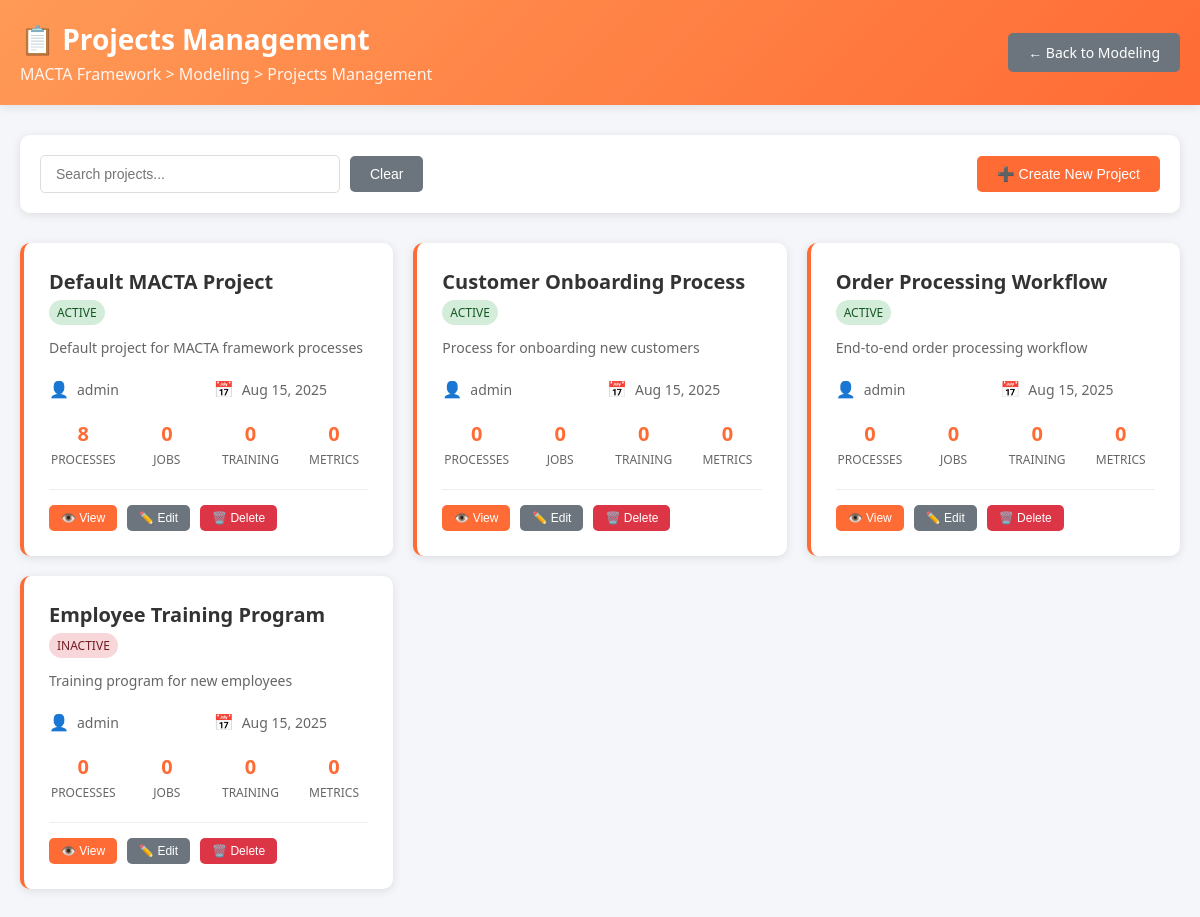
/modules/M/projects.php, run on an earlier commit of the app's database.
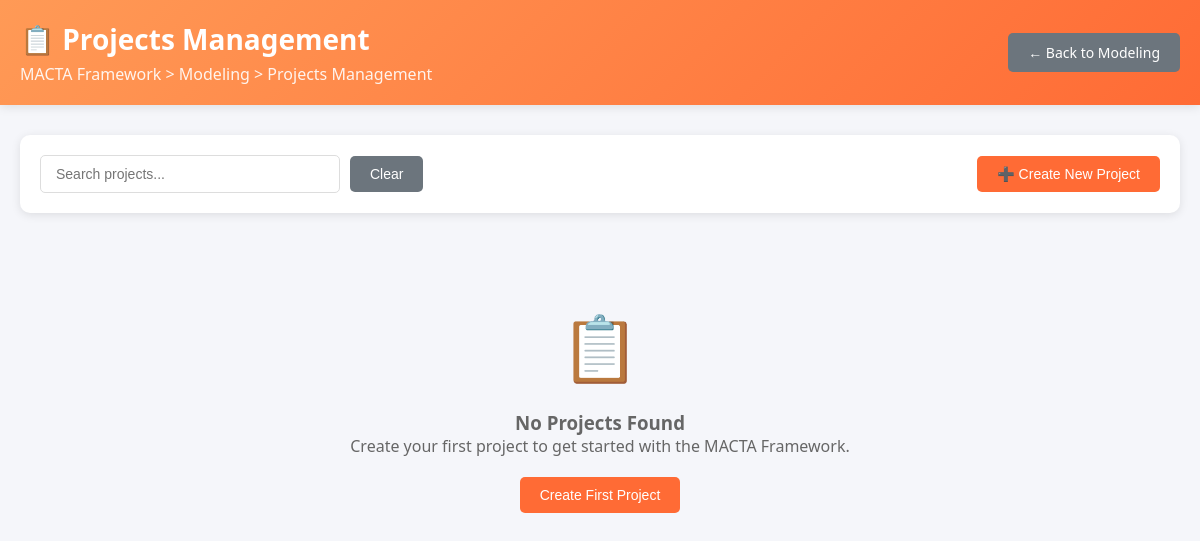
And on a later commit of the database.
### tables this page shows
CREATE TABLE `projects` (
  `id` int NOT NULL,
  `name` varchar(100) NOT NULL,
  `description` text,
  `client_id` int DEFAULT NULL,
  `status` enum('active','inactive','completed') DEFAULT 'active',
  `created_at` timestamp NULL DEFAULT CURRENT_TIMESTAMP,
  `updated_at` timestamp NULL DEFAULT CURRENT_TIMESTAMP ON UPDATE CURRENT_TIMESTAMP
);

CREATE TABLE `users` (
  `id` int NOT NULL,
  `username` varchar(50) NOT NULL,
  `email` varchar(100) NOT NULL,
  `password` varchar(255) NOT NULL,
  `role` enum('admin','user','client') DEFAULT 'user',
  `created_at` timestamp NULL DEFAULT CURRENT_TIMESTAMP,
  `updated_at` timestamp NULL DEFAULT CURRENT_TIMESTAMP ON UPDATE CURRENT_TIMESTAMP
);

### modules/M/projects.php (the view, shortened to what this page needs)
<?php
$db = new Database();
$conn = $db->getConnection();
try {
    $stmt = $conn->prepare("
        SELECT p.*, u.username as client_name,
               (SELECT COUNT(*) FROM process_models pm WHERE pm.project_id = p.id) as process_count,
               (SELECT COUNT(*) FROM job_descriptions jd WHERE jd.project_id = p.id) as job_count,
               (SELECT COUNT(*) FROM training_programs tp WHERE tp.project_id = p.id) as training_count,
               (SELECT COUNT(*) FROM metrics m WHERE m.project_id = p.id) as metrics_count
        FROM projects p
        LEFT JOIN users u ON p.client_id = u.id
        ORDER BY p.updated_at DESC, p.created_at DESC
    ");
    $stmt->execute();
    $projects = $stmt->fetchAll(PDO::FETCH_ASSOC);
} catch (PDOException $e) {
    error_log("Error loading projects: " . $e->getMessage());
    $projects = [];
}
?>
<!DOCTYPE html>
<html lang="en">
<head>
</head>
<body>
    <div class="header">
        <div class="header-content">
            <div>
                <h1>📋 Projects Management</h1>
                <div class="breadcrumb">
                    <a href="../../index.php">MACTA Framework</a> >
                    <a href="index.php">Modeling</a> >
                    Projects Management
                </div>
            </div>
            <a href="index.php" class="btn btn-secondary">← Back to Modeling</a>
        </div>
    </div>
    <div class="container">
        <div class="toolbar">
            <div class="search-box">
                <input type="text" id="searchInput" placeholder="Search projects..." onkeyup="filterProjects()">
                <button class="btn btn-secondary" onclick="clearSearch()">Clear</button>
            </div>
            <button class="btn" onclick="openCreateModal()">
                ➕ Create New Project
            </button>
        </div>
        <div class="projects-grid" id="projectsGrid">
            <?php if (empty($projects)): ?>
                <div class="empty-state" style="grid-column: 1 / -1;">
                    <div class="empty-state-icon">📋</div>
                    <h3>No Projects Found</h3>
                    <p>Create your first project to get started with the MACTA Framework.</p>
                    <button class="btn" onclick="openCreateModal()" style="margin-top: 20px;">
                        Create First Project
                    </button>
                </div>
            <?php else: ?>
                <?php foreach ($projects as $project): ?>
                    <div class="project-card" data-project-name="<?php echo strtolower($project['name']); ?>">
                        <div class="project-header">
                            <div>
                                <div class="project-title"><?php echo htmlspecialchars($project['name']); ?></div>
                                <span class="project-status status-<?php echo $project['status']; ?>">
                                    <?php echo ucfirst($project['status']); ?>
                                </span>
                            </div>
                        </div>
                        <div class="project-description">
                            <?php echo htmlspecialchars($project['description'] ?: 'No description provided'); ?>
                        </div>
                        <div class="project-meta">
                            <div class="meta-item">
                                <span class="meta-icon">👤</span>
                                <span><?php echo htmlspecialchars($project['client_name'] ?: 'No client'); ?></span>
                            </div>
                            <div class="meta-item">
                                <span class="meta-icon">📅</span>
                                <span><?php echo date('M d, Y', strtotime($project['created_at'])); ?></span>
                            </div>
                        </div>
                        <div class="project-stats">
                            <div class="stat-item">
                                <span class="stat-number"><?php echo $project['process_count']; ?></span>
                                <span class="stat-label">Processes</span>
                            </div>
                            <div class="stat-item">
                                <span class="stat-number"><?php echo $project['job_count']; ?></span>
                                <span class="stat-label">Jobs</span>
                            </div>
                            <div class="stat-item">
                                <span class="stat-number"><?php echo $project['training_count']; ?></span>
                                <span class="stat-label">Training</span>
                            </div>
                            <div class="stat-item">
                                <span class="stat-number"><?php echo $project['metrics_count']; ?></span>
                                <span class="stat-label">Metrics</span>
                            </div>
                        </div>
                        <div class="project-actions">
                            <button class="btn btn-sm" onclick="viewProject(<?php echo $project['id']; ?>)">
                                👁️ View
                            </button>
                            <button class="btn btn-secondary btn-sm" onclick="editProject(<?php echo $project['id']; ?>)">
                                ✏️ Edit
                            </button>
                            <button class="btn btn-danger btn-sm" onclick="deleteProject(<?php echo $project['id']; ?>)">
                                🗑️ Delete
                            </button>
                        </div>
                    </div>
                <?php endforeach; ?>
            <?php endif; ?>
        </div>
    </div>
</body>
</html>

### modules/M/projects.php (style rules this page uses)
* { margin: 0; padding: 0; box-sizing: border-box; }
body { font-family: 'Segoe UI', Tahoma, Geneva, Verdana, sans-serif; background: #f5f6fa; min-height: 100vh; }
.header { background: linear-gradient(135deg, #ff9a56 0%, #ff6b35 100%); color: white; padding: 20px; box-shadow: 0 2px 10px rgba(0,0,0,0.1); }
.header-content { max-width: 1200px; margin: 0 auto; display: flex; justify-content: space-between; align-items: center; }
.header h1 { font-size: 28px; font-weight: bold; }
.breadcrumb { opacity: 0.9; margin-top: 5px; }
.breadcrumb a { color: white; text-decoration: none; }
.container { max-width: 1200px; margin: 0 auto; padding: 30px 20px; }
.toolbar { background: white; padding: 20px; border-radius: 10px; box-shadow: 0 2px 10px rgba(0,0,0,0.1); margin-bottom: 30px; display: flex; justify-content: space-between; align-items: center; }
.search-box { display: flex; gap: 10px; align-items: center; }
.search-box input { padding: 10px 15px; border: 1px solid #ddd; border-radius: 5px; font-size: 14px; width: 300px; }
.btn { background: #ff6b35; color: white; border: none; padding: 10px 20px; border-radius: 5px; cursor: pointer; font-weight: 500; font-size: 14px; transition: all 0.3s ease; text-decoration: none; display: inline-flex; align-items: center; gap: 8px; }
.btn-secondary { background: #6c757d; }
.projects-grid { display: grid; grid-template-columns: repeat(auto-fill, minmax(350px, 1fr)); gap: 20px; margin-bottom: 30px; }
.empty-state { text-align: center; padding: 60px 20px; color: #666; }
.empty-state-icon { font-size: 64px; margin-bottom: 20px; color: #ddd; }
.btn-danger { background: #dc3545; }
.btn-sm { padding: 6px 12px; font-size: 12px; }
.project-card { background: white; border-radius: 10px; padding: 25px; box-shadow: 0 2px 10px rgba(0,0,0,0.1); transition: all 0.3s ease; border-left: 4px solid #ff6b35; }
.project-header { display: flex; justify-content: space-between; align-items: flex-start; margin-bottom: 15px; }
.project-title { font-size: 20px; font-weight: bold; color: #333; margin-bottom: 5px; }
.project-status { padding: 4px 8px; border-radius: 15px; font-size: 12px; font-weight: 500; text-transform: uppercase; }
.status-active { background: #d4edda; color: #155724; }
.status-inactive { background: #f8d7da; color: #721c24; }
.project-description { color: #666; line-height: 1.5; margin-bottom: 20px; font-size: 14px; }
.project-meta { display: grid; grid-template-columns: repeat(2, 1fr); gap: 10px; margin-bottom: 20px; }
.meta-item { display: flex; align-items: center; gap: 8px; font-size: 14px; color: #666; }
.meta-icon { font-size: 16px; }
.project-stats { display: flex; gap: 15px; margin-bottom: 20px; }
.stat-item { text-align: center; flex: 1; }
.stat-number { font-size: 20px; font-weight: bold; color: #ff6b35; display: block; }
.stat-label { font-size: 12px; color: #666; text-transform: uppercase; }
.project-actions { display: flex; gap: 10px; border-top: 1px solid #eee; padding-top: 15px; }

What changed in the data, as far as the page shows it:
removed projects: name "Default MACTA Project", status "ACTIVE", description "Default project for MACTA framework processes", client.username "admin", created_at "Aug 15, 2025", process_count "8", job_count "0", training_count "0", metrics_count "0"
removed projects: name "Customer Onboarding Process", status "ACTIVE", description "Process for onboarding new customers", client.username "admin", created_at "Aug 15, 2025", process_count "0", job_count "0", training_count "0", metrics_count "0"
removed projects: name "Order Processing Workflow", status "ACTIVE", description "End-to-end order processing workflow", client.username "admin", created_at "Aug 15, 2025", process_count "0", job_count "0", training_count "0", metrics_count "0"
removed projects: name "Employee Training Program", status "INACTIVE", description "Training program for new employees", client.username "admin", created_at "Aug 15, 2025", process_count "0", job_count "0", training_count "0", metrics_count "0"
Also different on the page:
text now shown: "📋 No Projects Found Create your first project to get started with the MACTA Framework. Create First Project"
